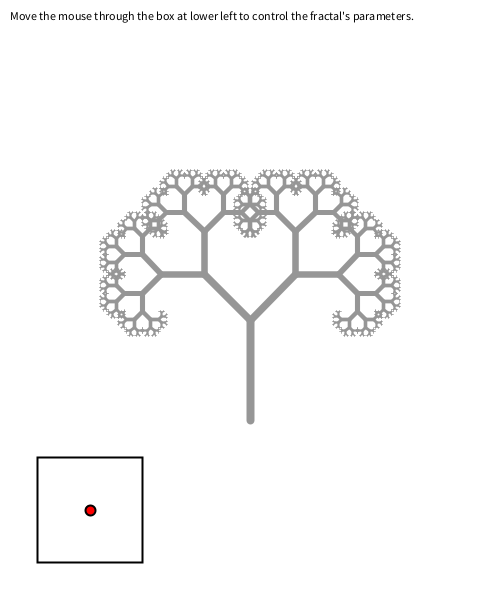
Frame 1 (no input)
Frame 60 (the mouse pressed at the canvas centre just before this capture): identical to frame 1, image omitted
Frame 120 (the mouse held since frame 60 and released just before this capture): identical to frame 1, image omitted

The Processing sketch that drew this single still picture (run headless with seeded random() and noise(); from frame 60 on, the mouse is pressed at the canvas centre):

// Processing sketch: processing_98883
// ── processing_98883.pde

float controlX, controlY, boxWidth;
float trunkLen, maxTrunkLen; 
float angle = 3*PI/2, angleDiff = PI/4;
int iterations = 11; //depth of tree
PVector treeRoot;
float trunkWidth = 8; //width of starting trunk
float childRatio = .65; //length of child branches compared to parent

void setup() {
  size(500,600);
  smooth();
  frameRate(20);
  controlX = .18*width;
  controlY = .85*height;
  boxWidth = width/4.8;
  trunkLen = width/5;
  maxTrunkLen = trunkLen * 2;
  treeRoot = new PVector(.5*width, .7*height);
}

void draw() {
  background(255);
  
  //render the tree fractal
  drawTree(treeRoot, trunkLen, angle, iterations); 
  
  fill(0);
  text("Move the mouse through the box at lower left to control the fractal's parameters.",10,20);
    
  //control area
  fill(255); strokeWeight(2); stroke(0);
  rect(controlX - boxWidth/2, controlY - boxWidth/2, boxWidth, boxWidth);  
  if ( mouseInControlBox() ) {
    
    //draw line to mouse pointer
    strokeWeight(1); stroke(0,150,0);
    line(controlX, controlY, mouseX, mouseY);
    
    //adjust trunk length and branching angle based on mouse position in control box    
    float maxDist = boxWidth / 2;
    float curDist = sqrt( (controlX-mouseX)*(controlX-mouseX) + 
                          (controlY-mouseY)*(controlY-mouseY) );
    if ( curDist > boxWidth/2 ) curDist = boxWidth/2;
    trunkLen = maxTrunkLen * curDist/maxDist;
    angleDiff = atan((float)(mouseY-controlY)/(mouseX-controlX));
    if ( angleDiff < 0 ) angleDiff += PI;
    
    
    
  }   
  fill(255,0,0); strokeWeight(2); stroke(0);
  ellipse(controlX, controlY, 10, 10);
  //end control area
  
    
}

void drawTree(PVector root, float len, float angle, int count) {
  
  if ( count == 0 ) return;
  
  stroke(150);
  strokeWeight( (float)count/iterations * trunkWidth );
  float endX = len * cos(angle);
  float endY = len * sin(angle);
  PVector endPt = new PVector(root.x + endX, root.y + endY); 
  line(root.x, root.y, endPt.x, endPt.y);
  
  drawTree(endPt, childRatio*len, angle - angleDiff, count - 1);
  drawTree(endPt, childRatio*len, angle + angleDiff, count - 1);
  
}


boolean mouseInControlBox() {
  return mouseX >= controlX - boxWidth/2 && mouseX <= controlX + boxWidth/2 &&
    mouseY >= controlY - boxWidth/2 && mouseY <= controlY + boxWidth/2;
}
